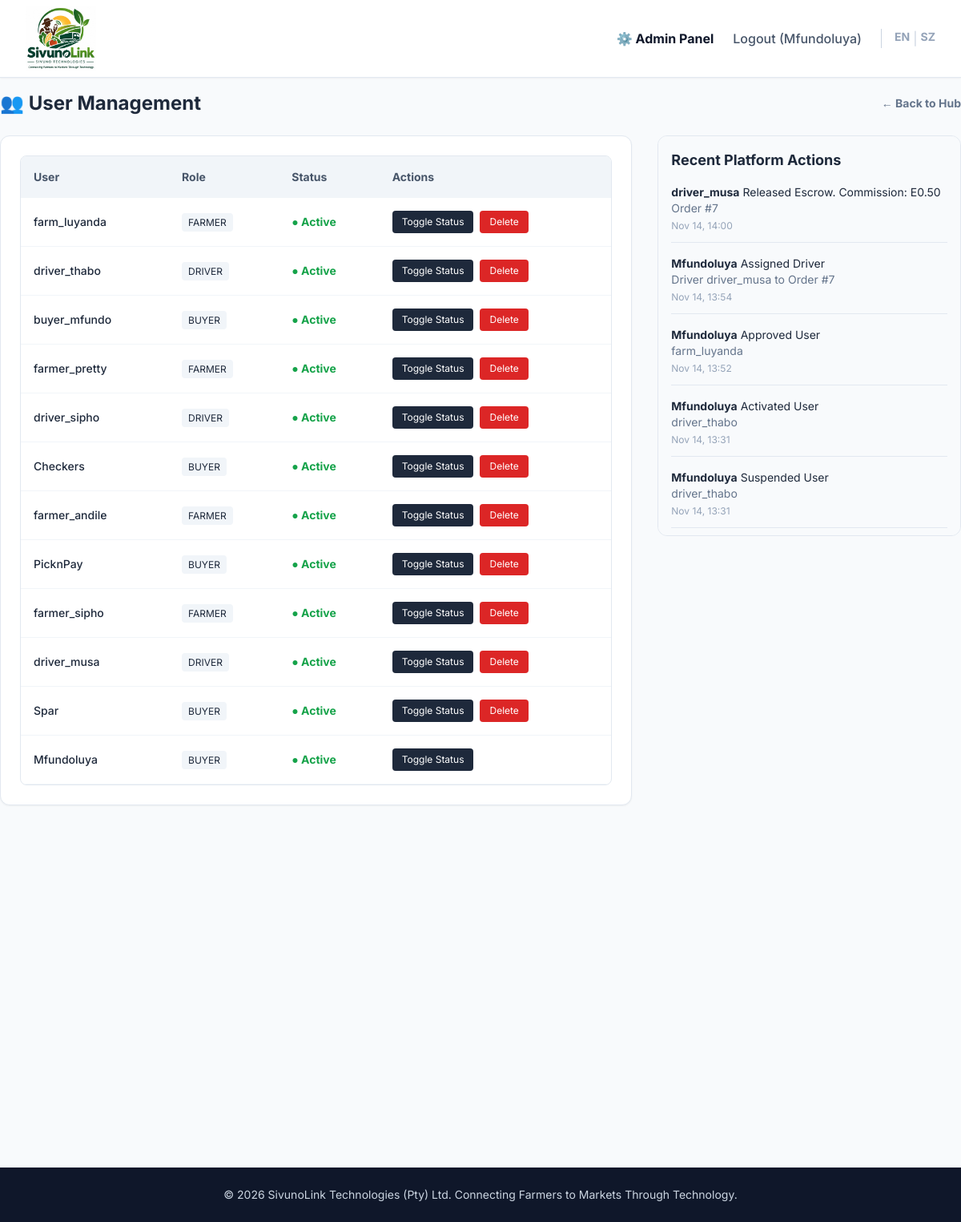
Screenshot of /admin-dashboard/users/ (signed in) with the database file from the repository.
### core/models.py (models this page shows, shortened)
class User(AbstractUser):
    ROLE_CHOICES = (
        ('FARMER', 'Farmer'),
        ('BUYER', 'Urban Buyer'),
        ('DRIVER', 'Transport Driver'),
        ('ADMIN', 'Platform Admin'),
    )
    LANGUAGE_CHOICES = (('en', 'English'), ('sz', 'siSwati'))
    REGION_CHOICES = (
        ('HHOHHO', 'Hhohho'),
        ('MANZINI', 'Manzini'),
        ('SHISELWENI', 'Shiselweni'),
        ('LUBOMBO', 'Lubombo'),
    )
    role = models.CharField(max_length=10, choices=ROLE_CHOICES, default='BUYER')
    phone_number = models.CharField(max_length=15, unique=True)
    is_verified = models.BooleanField(default=False)
    preferred_language = models.CharField(max_length=2, choices=LANGUAGE_CHOICES, default='en')
    is_available = models.BooleanField(default=True, help_text="Toggle driver pickup availability")
    groups = models.ManyToManyField('auth.Group', related_name="custom_user_set", blank=True)
    user_permissions = models.ManyToManyField('auth.Permission', related_name="custom_user_set", blank=True)

class AuditLog(models.Model):
    actor = models.ForeignKey(User, on_delete=models.SET_NULL, null=True)
    action = models.CharField(max_length=255)
    target_entity = models.CharField(max_length=255, blank=True)
    timestamp = models.DateTimeField(auto_now_add=True)

### core/views.py (the view)
# urls.py: path('admin-dashboard/users/', views.admin_users, name='admin_users'),
@login_required
def admin_users(request):
    if not request.user.is_superuser: return redirect('dashboard')
    lang = request.GET.get('lang', request.session.get('lang', 'en'))
    translations = LANG_DICT.get(lang, LANG_DICT['en'])
    users = User.objects.all().order_by('-date_joined')
    logs = AuditLog.objects.all().order_by('-timestamp')[:10]
    return render(request, 'admin_users.html', {'t': translations, 'users': users, 'logs': logs})

### templates/admin_users.html (shortened to what this page needs)
{% extends 'base.html' %}
{% block content %}
<div class="flex justify-between items-center mb-6 mt-4">
    <h1 class="text-2xl font-bold text-slate-800">👥 {{ t.card_users }}</h1>
    <a href="{% url 'custom_admin_settings' %}" class="text-sm font-bold text-slate-500 hover:text-green-700">← {{ t.btn_back }}</a>
</div>
<div class="grid grid-cols-1 lg:grid-cols-3 gap-8">
    <div class="lg:col-span-2 bg-white rounded-xl shadow-sm border border-slate-200 p-6">
        <div class="overflow-x-auto border border-slate-200 rounded-lg">
            <table class="w-full text-left text-sm">
                <thead class="bg-slate-100 text-slate-600">
                    <tr>
                        <th class="p-4">{{ t.user }}</th>
                        <th class="p-4">{{ t.role }}</th>
                        <th class="p-4">{{ t.status }}</th>
                        <th class="p-4">{{ t.actions }}</th>
                    </tr>
                </thead>
                <tbody>
                    {% for u in users %}
                    <tr class="border-b border-slate-100 hover:bg-slate-50">
                        <td class="p-4 font-medium">{{ u.username }}</td>
                        <td class="p-4"><span class="px-2 py-1 bg-slate-100 rounded text-xs">{{ u.role }}</span></td>
                        <td class="p-4">
                            {% if u.is_active %}<span class="text-green-600 font-bold">● {{ t.active }}</span>
                            {% else %}<span class="text-red-600 font-bold">● {{ t.suspended }}</span>{% endif %}
                        </td>
                        <td class="p-4">
                            <div class="flex items-center gap-2">
                                <form method="POST" action="{% url 'toggle_user' u.id %}">
                                    <button type="submit" class="text-xs bg-slate-800 text-white px-3 py-1.5 rounded hover:bg-slate-700 transition">{{ t.toggle }}</button>
                                </form>
                                {% if u != request.user %}
                                <form method="POST" action="{% url 'delete_user' u.id %}" onsubmit="return confirm('WARNING: Are you sure you want to permanently delete user {{ u.username }}? This action cannot be undone.');">
                                    <button type="submit" class="text-xs bg-red-600 text-white px-3 py-1.5 rounded hover:bg-red-700 transition">Delete</button>
                                </form>
                                {% endif %}
                            </div>
                        </td>
                    </tr>
                    {% endfor %}
                </tbody>
            </table>
        </div>
    </div>
    <div class="bg-slate-50 rounded-xl border border-slate-200 p-4 h-[500px] overflow-y-auto">
        <h2 class="text-lg font-bold mb-4">{{ t.recent_actions }}</h2>
        <ul class="space-y-4">
            {% for log in logs %}
            <li class="text-sm border-b border-slate-200 pb-3">
                <span class="font-bold">{{ log.actor.username }}</span> {{ log.action }} <br>
                <span class="text-slate-500">{{ log.target_entity }}</span>
                <div class="text-xs text-slate-400 mt-1">{{ log.timestamp|date:"M d, H:i" }}</div>
            </li>
            {% endfor %}
        </ul>
    </div>
</div>
{% endblock %}

### templates/base.html (shortened to what this page needs)
{% load static %}
<!DOCTYPE html>
<html lang="en">
<head>
    <script src="https://cdn.tailwindcss.com"></script>
</head>
<body class="bg-slate-50 text-slate-800 antialiased flex flex-col min-h-screen">
    <nav class="bg-white shadow-sm border-b border-slate-200 sticky top-0 z-50">
        <div class="max-w-7xl mx-auto px-4 sm:px-6 lg:px-8">
            <div class="flex justify-between h-24 items-center">
                <div class="flex items-center">
                    <a href="/" class="flex items-center">
                        <img src="{% static 'sivunolink-full.png' %}" alt="SivunoLink" class="h-20 w-auto object-contain">
                    </a>
                </div>
                <div class="hidden md:flex items-center space-x-6">
                    {% if request.user.is_authenticated %}
                        {% if request.user.is_superuser %}
                            <a href="{% url 'custom_admin_settings' %}" class="text-slate-900 font-bold hover:text-green-700 transition">⚙️ Admin Panel</a>
                        {% endif %}
                        <form method="post" action="{% url 'logout' %}" class="inline m-0 p-0">
                            <button type="submit" class="text-slate-600 hover:text-red-600 font-medium transition cursor-pointer">
                                Logout ({{ request.user.username }})
                            </button>
                        </form>
                    {% else %}
                        <a href="{% url 'login' %}" class="bg-green-700 hover:bg-green-800 text-white px-5 py-2 rounded-lg font-medium transition shadow-sm">Login / Register</a>
                    {% endif %}
                    <div class="flex gap-1 ml-4 border-l pl-4 border-slate-300">
                        <a href="?lang=en" class="text-sm font-bold {% if current_lang == 'en' %}text-green-700{% else %}text-slate-400{% endif %}">EN</a>
                        <span class="text-slate-300">|</span>
                        <a href="?lang=sz" class="text-sm font-bold {% if current_lang == 'sz' %}text-green-700{% else %}text-slate-400{% endif %}">SZ</a>
                    </div>
                </div>
            </div>
        </div>
    </nav>
    <main class="flex-grow w-full relative">
        {% block content %}{% endblock %}
    </main>
    <footer class="bg-slate-900 text-slate-300 py-6 mt-auto z-10 relative">
        <div class="max-w-7xl mx-auto px-4 text-center text-sm">
            &copy; 2026 SivunoLink Technologies (Pty) Ltd. Connecting Farmers to Markets Through Technology.
        </div>
    </footer>
</body>
</html>

### templates/base.html (style rules this page uses)
body { font-family: 'Inter', sans-serif; }

### rows the page displays
User: user.username "Mfundoluya", username "Mfundoluya", role "BUYER", active "Active", toggle "Toggle Status"
User: username "farm_luyanda", role "FARMER", active "Active", toggle "Toggle Status"
User: username "driver_thabo", role "DRIVER", active "Active", toggle "Toggle Status"
User: username "buyer_mfundo", role "BUYER", active "Active", toggle "Toggle Status"
User: username "farmer_pretty", role "FARMER", active "Active", toggle "Toggle Status"
User: username "driver_sipho", role "DRIVER", active "Active", toggle "Toggle Status"
User: username "Checkers", role "BUYER", active "Active", toggle "Toggle Status"
User: username "farmer_andile", role "FARMER", active "Active", toggle "Toggle Status"
User: username "PicknPay", role "BUYER", active "Active", toggle "Toggle Status"
User: username "farmer_sipho", role "FARMER", active "Active", toggle "Toggle Status"
User: username "driver_musa", role "DRIVER", active "Active", toggle "Toggle Status"
User: username "Spar", role "BUYER", active "Active", toggle "Toggle Status"
AuditLog: actor.username "driver_musa", action "Released Escrow. Commission: E0.50", target_entity "Order #7", timestamp "Nov 14, 14:00"
AuditLog: actor.username "Mfundoluya", action "Assigned Driver", target_entity "Driver driver_musa to Order #7", timestamp "Nov 14, 13:54"
AuditLog: actor.username "Mfundoluya", action "Approved User", target_entity "farm_luyanda", timestamp "Nov 14, 13:52"
AuditLog: actor.username "Mfundoluya", action "Activated User", target_entity "driver_thabo", timestamp "Nov 14, 13:31"
AuditLog: actor.username "Mfundoluya", action "Suspended User", target_entity "driver_thabo", timestamp "Nov 14, 13:31"

### other values shown
{{ t.card_users }} "User Management"
{{ t.btn_back }} "Back to Hub"
{{ t.user }} "User"
{{ t.role }} "Role"
{{ t.status }} "Status"
{{ t.actions }} "Actions"
{{ t.recent_actions }} "Recent Platform Actions"
